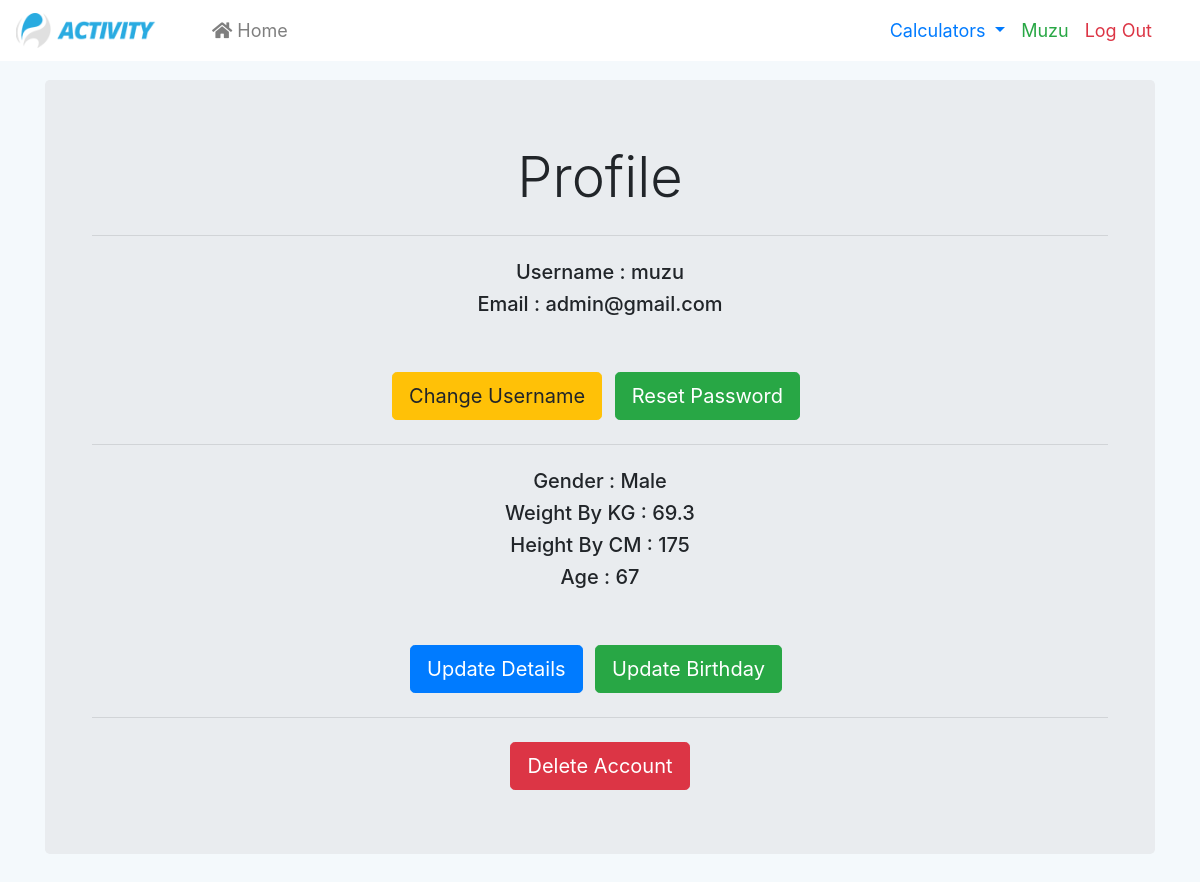
The page /profile/muzu/ (signed in) on the database its author committed.
### main.py (models this page shows)
    class User(UserMixin,db.Model):
        __tablename__ = 'users'
        id = db.Column(db.Integer, primary_key=True)
        username = db.Column(db.String(200), nullable=False, unique=True)
        email = db.Column(db.String(300), nullable=False, unique=True)
        password = db.Column(db.String(300), nullable=False)
        gender = db.Column(db.String(100),default='Unknown')
        weight = db.Column(db.String(100))
        height = db.Column(db.String(100))
        age = db.Column(db.String(100),default='Unknown')
        burned_calories = relationship("BurnedCalories", back_populates='user')

### main.py (the view)
@app.route('/profile/<username>/')
@login_required
def profile(username):
    user = User.query.filter_by(username=username).first_or_404()
    if user.id != current_user.id:
        flash("You can only access to your profile",'danger')
        return redirect(url_for('profile',username=current_user.username))
    return render_template('profile.html',user=user)

### main.py (called while the page is built)
@app.context_processor
def global_variables():
    users = User.query.all()
    url=''
    if current_user.is_authenticated:
        url=url_for('user',username=current_user.username)
    else:
      url=url_for('home')
    return dict(users=users,url=url)

@login_manager.user_loader
def load_user(user_id):
    return User.query.get(int(user_id))

### templates/profile.html (shortened to what this page needs)
{% extends 'base.html' %}
{% block styles %}
{{super()}}
<link rel="stylesheet" href="{{ url_for('static', filename='css/pop-up.css')}}">
{% endblock %}
{% block content %}
<div class="jumbotron text-center">
  <div class="container">
    <h1 class="display-4"> Profile </h1>
    <hr class="my-4">
        <h5>Username : {{user.username}} </h5>
        <h5>Email : {{user.email}}</h5>
        <a class="btn btn-warning btn-lg mr-2 mt-5" href="{{url_for('change_username',username=current_user.username)}}" role="button">Change Username</a>
        <a class="btn btn-success btn-lg mr-2 mt-5" href="{{url_for('reset_password',username=current_user.username)}}" role="button">Reset Password</a>
    <hr class="my-4">
        <h5>Gender : {{user.gender}} </h5>
        <h5>Weight By KG : {{user.weight}} </h5>
        <h5>Height By CM : {{user.height}}</h5>
        <h5>Age : {{user.age}} </h5>
        <a class="btn btn-primary btn-lg mr-2 mt-5" href="{{url_for('update_details',username=current_user.username)}}" role="button">Update Details</a>
        <a class="btn btn-success btn-lg mr-2 mt-5" href="{{url_for('update_birthday',username=current_user.username)}}" role="button">Update Birthday</a>
    <hr class="my-4">
        <a class="btn btn-danger btn-lg" onclick="openModal()" href="#" role="button">Delete Account</a>
  </div>
</div>
{% endblock %}

### templates/base.html (shortened to what this page needs)
<!DOCTYPE html>
<html lang="en">
  <head>
    {% block styles %}
    <link rel="stylesheet" href="https://cdn.jsdelivr.net/npm/bootstrap@4.3.1/dist/css/bootstrap.min.css">
    <link href="https://cdnjs.cloudflare.com/ajax/libs/simple-line-icons/2.4.1/css/simple-line-icons.min.css" rel="stylesheet">
    <link href="https://cdnjs.cloudflare.com/ajax/libs/bootstrap-datepicker/1.9.0/css/bootstrap-datepicker.min.css" rel="stylesheet">
    <link rel="stylesheet" href="https://cdnjs.cloudflare.com/ajax/libs/font-awesome/5.15.2/css/all.min.css"/>
    <link rel="stylesheet" href="{{ url_for('static', filename='css/main.css')}}">
    {% endblock %}
  </head>
  <body >
    <nav class="nav-menu navbar navbar-expand-lg navbar-light bg-white position-fixed top-0 w-100">
        <a class="navbar-brand mr-5" href="{{url}}"><img src="{{url_for('static', filename='img/logo.png') }}" width="140px" alt="logo"></a>
        <div class="collapse navbar-collapse" id="navbarSupportedContent">
          <ul class="navbar-nav mr-auto">
            <li class="nav-item">
              <a class="nav-link" href="{{url}}"> <i class="fas fa-home" style="margin-right:5px; color:rgba(0,0,0,.5);"></i>Home </a>
            </li>
          </ul>
          {% if request.endpoint != 'add_details' %}
            <ul class="navbar-nav ml-auto pr-4">
              <li class="nav-item dropdown">
                <a class="nav-link dropdown-toggle text-primary" href="#" id="navbarDropdown" role="button" data-toggle="dropdown" aria-haspopup="true" aria-expanded="false">
                    Calculators
                </a>
              </li>
              {% if not current_user.is_authenticated %}
                    <li class="nav-item ml-5">
                      <a class="nav-link" href="{{ url_for('login') }}">Login</a>
                    </li>
                    <li class="nav-item">
                      <a class="nav-link" href="{{ url_for('register') }}">Register</a>
                    </li>
              {% else %}
                <li class="nav-item">
                  <a href="{{url_for('profile',username=current_user.username)}}" class="nav-link text-success">{{current_user.username.title()}}</a>
                </li>
                <li class="nav-item">
                  <a class="nav-link text-danger" href="{{ url_for('logout') }}">Log Out</a>
                </li>
              {% endif  %}
            </ul>
          {%endif%}
        </div>
      </nav>
      <div class="container content-container">
        {% block content %}{% endblock %}
      </div>
  </body>
</html>

### static/css/main.css (style rules this page uses)
* { margin: 0; padding: 0; box-sizing: border-box; }
body { background-color: rgba(39, 142, 212, 0.048); }
.nav-menu a:hover, .nav-menu .active, .nav-menu .active:focus, .nav-menu li:hover>a { text-decoration: none; color: #fff; }
.nav-link { font-size: large; }
.content-container { padding-top: 80px; }
.nav-menu { z-index: 1000; }
.navbar-collapse { display: flex; justify-content: space-between; align-items: center; }

### rows shown on the page
User: username "Muzu", username "muzu", email "admin@gmail.com", gender "Male", weight "69.3", height "175", age "67"
